Frame 1 (no input): blank canvas, image omitted
Frame 60 (no input): blank canvas, image omitted
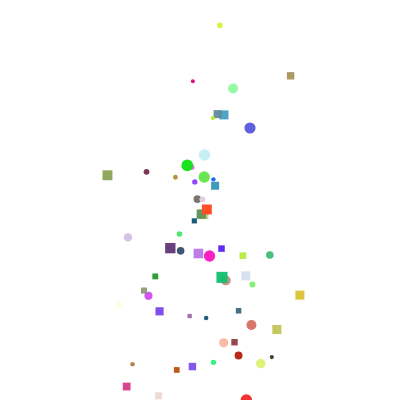
Frame 120 (the mouse pressed at the canvas centre since frame 60)

The p5.js sketch whose frames 1 and 60 were blank and that drew this single picture after the mouse press (run headless with seeded random() and noise() and a simulated clock; from frame 60 on, the mouse is pressed at the canvas centre):

// p5.js sketch
// ── sketch.js
let particles = [];

function setup() {
  createCanvas(400, 400);
  background(255);
}

function draw() {

  if (mouseIsPressed) {
    let particle = new Particle(mouseX, mouseY);
    particles.push(particle);
  }

  background(255);
  for (let i = 0; i < particles.length; i++) {
    particles[i].update();
    particles[i].edges();
    particles[i].show();
  }
}

function keyPressed() {
  if (key === 'c' || key === 'C') {
    particles = [];
    background(255);
  }
}

class Particle {
  constructor(x, y) {
    this.x = x;
    this.y = y;
    this.vx = random(-2, 2); 
    this.vy = random(-8, 8); 
    this.size = random(4, 12); 
    this.shape = random(['ellipse', 'rect']); 
    this.color = color(random(255), random(255), random(255));
    this.alpha = 255; 
  }

  update() {
    this.x += this.vx;
    this.y += this.vy;
    this.alpha -= 1; 
    this.color.setAlpha(this.alpha); 
  }

  show() {
    noStroke();
    fill(this.color);
    if (this.shape === 'ellipse') {
      ellipse(this.x, this.y, this.size);
    } else if (this.shape === 'rect') {
      rect(this.x, this.y, this.size, this.size);
    }
  }

  edges() {
    if (this.x < 0 || this.x > width) {
      this.vx *= -1;
    }
    if (this.y < 0 || this.y > height) {
      this.vy *= -0.8 - (this.size / 50); 
      this.y = height; 
    }
  }
}
